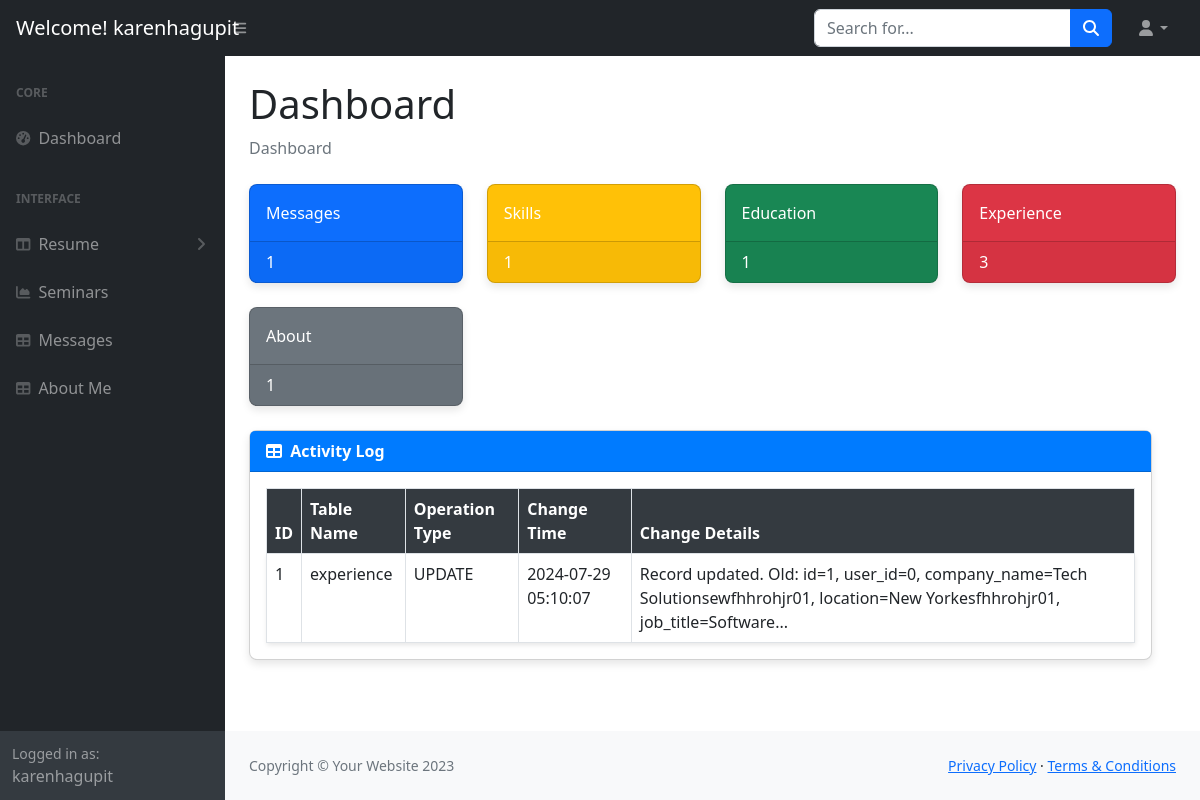
/dashboard/dashboard/dashboard.php (signed in), run on the app's committed database.
### tables this page shows
CREATE TABLE `audit_trail` (
  `id` int(11) NOT NULL,
  `table_name` varchar(255) DEFAULT NULL,
  `operation_type` varchar(255) DEFAULT NULL,
  `change_time` timestamp NOT NULL DEFAULT current_timestamp(),
  `change_details` text DEFAULT NULL
);

### dashboard/dashboard/dashboard.php (the view, shortened to what this page needs)
<?php
$servername = "localhost";
$username_db = "root";
$password_db = "";
$dbname = "karensporfolio";
$conn = new mysqli($servername, $username_db, $password_db, $dbname);
$messageCount = $conn->query("SELECT COUNT(*) as count FROM contact")->fetch_assoc()['count'];
$skillsCount = $conn->query("SELECT COUNT(*) as count FROM skills")->fetch_assoc()['count'];
$educationCount = $conn->query("SELECT COUNT(*) as count FROM education")->fetch_assoc()['count'];
$aboutCount = $conn->query("SELECT COUNT(*) as count FROM about")->fetch_assoc()['count'];
$experienceCount = $conn->query("SELECT COUNT(*) as count FROM experience")->fetch_assoc()['count'];
$auditTrail = $conn->query("SELECT * FROM audit_trail ORDER BY change_time DESC");
function formatChangeDetails($change_details, $word_limit = 10) {
    $details = json_decode($change_details, true);
    if (json_last_error() === JSON_ERROR_NONE) {
        $formatted = "";
        foreach ($details as $key => $value) {
            $formatted .= ucfirst(str_replace('_', ' ', $key)) . ": $value, ";
        }
        $formatted = rtrim($formatted, ', ');
    } else {
        $formatted = $change_details;
    }
    $words = explode(' ', $formatted);
    if (count($words) > $word_limit) {
        $formatted = implode(' ', array_slice($words, 0, $word_limit)) . '...';
    }
    return $formatted;
}
?>
<!DOCTYPE html>
<html lang="en">
<head>
    <link href="https://cdn.jsdelivr.net/npm/simple-datatables@7.1.2/dist/style.min.css" rel="stylesheet" />
    <link href="css/styles.css" rel="stylesheet" />
</head>
<body class="sb-nav-fixed">
    <nav class="sb-topnav navbar navbar-expand navbar-dark bg-dark">
        <a class="navbar-brand ps-3" href="index.html">Welcome! <?php echo htmlspecialchars($_SESSION['user']); ?></a>
        <button class="btn btn-link btn-sm order-1 order-lg-0 me-4 me-lg-0" id="sidebarToggle" href="#!"><i class="fas fa-bars"></i></button>
        <form class="d-none d-md-inline-block form-inline ms-auto me-0 me-md-3 my-2 my-md-0">
            <div class="input-group">
                <input class="form-control" type="text" placeholder="Search for..." aria-label="Search for..." aria-describedby="btnNavbarSearch" />
                <button class="btn btn-primary" id="btnNavbarSearch" type="button"><i class="fas fa-search"></i></button>
            </div>
        </form>
        <ul class="navbar-nav ms-auto ms-md-0 me-3 me-lg-4">
            <li class="nav-item dropdown">
                <a class="nav-link dropdown-toggle" id="navbarDropdown" href="#" role="button" data-bs-toggle="dropdown" aria-expanded="false"><i class="fas fa-user fa-fw"></i></a>
            </li>
        </ul>
    </nav>
    <div id="layoutSidenav">
        <div id="layoutSidenav_nav">
            <nav class="sb-sidenav accordion sb-sidenav-dark" id="sidenavAccordion">
                <div class="sb-sidenav-menu">
                    <div class="nav">
                        <div class="sb-sidenav-menu-heading">Core</div>
                        <a class="nav-link" href="dashboard.php">
                            <div class="sb-nav-link-icon"><i class="fas fa-tachometer-alt"></i></div>
                            Dashboard
                        </a>
                        <div class="sb-sidenav-menu-heading">Interface</div>
                        <a class="nav-link collapsed" href="#" data-bs-toggle="collapse" data-bs-target="#collapseLayouts" aria-expanded="false" aria-controls="collapseLayouts">
                            <div class="sb-nav-link-icon"><i class="fas fa-columns"></i></div>
                            Resume
                            <div class="sb-sidenav-collapse-arrow"><i class="fas fa-angle-down"></i></div>
                        </a>
                        <a class="nav-link" href="dash_seminar.php">
                            <div class="sb-nav-link-icon"><i class="fas fa-chart-area"></i></div>
                            Seminars
                        </a>
                        <a class="nav-link" href="message.php">
                            <div class="sb-nav-link-icon"><i class="fas fa-table"></i></div>
                            Messages
                        </a>
                        <a class="nav-link" href="dash_about.php">
                            <div class="sb-nav-link-icon"><i class="fas fa-table"></i></div>
                            About Me
                        </a>
                    </div>
                </div>
                <div class="sb-sidenav-footer">
                    <div class="small">Logged in as:</div>
                    <?php echo htmlspecialchars($_SESSION['user']); ?>
                </div>
            </nav>
        </div>
        <div id="layoutSidenav_content">
            <main>
                <div class="container-fluid px-4">
                    <h1 class="mt-4">Dashboard</h1>
                    <ol class="breadcrumb mb-4">
                        <li class="breadcrumb-item active">Dashboard</li>
                    </ol>
                    <div class="row">
                        <div class="col-xl-3 col-md-6">
                            <div class="card bg-primary text-white mb-4">
                                <div class="card-body">Messages</div>
                                <div class="card-footer d-flex align-items-center justify-content-between">
                                    <span><?php echo $messageCount; ?></span>
                                </div>
                            </div>
                        </div>
                        <div class="col-xl-3 col-md-6">
                            <div class="card bg-warning text-white mb-4">
                                <div class="card-body">Skills</div>
                                <div class="card-footer d-flex align-items-center justify-content-between">
                                    <span><?php echo $skillsCount; ?></span>
                                </div>
                            </div>
                        </div>
                        <div class="col-xl-3 col-md-6">
                            <div class="card bg-success text-white mb-4">
                                <div class="card-body">Education</div>
                                <div class="card-footer d-flex align-items-center justify-content-between">
                                    <span><?php echo $educationCount; ?></span>
                                </div>
                            </div>
                        </div>
                        <div class="col-xl-3 col-md-6">
                            <div class="card bg-danger text-white mb-4">
                                <div class="card-body">Experience</div>
                                <div class="card-footer d-flex align-items-center justify-content-between">
                                    <span><?php echo $experienceCount; ?></span>
                                </div>
                            </div>
                        </div>
                    </div>
                    <div class="row">
                        <div class="col-xl-3 col-md-6">
                            <div class="card bg-secondary text-white mb-4">
                                <div class="card-body">About</div>
                                <div class="card-footer d-flex align-items-center justify-content-between">
                             <span><?php echo $aboutCount; ?></span>
                                </div>
                            </div>
                        </div>
                    <div class="row">
                        <div class="col-xl-12 col-md-12">
                        <div class="card mb-4">
            <div class="card-header">
                <i class="fas fa-table me-1"></i>
                Activity Log
            </div>
            <div class="card-body">
                <table id="datatablesSimple" class="table table-bordered">
                    <thead>
                        <tr>
                            <th>ID</th>
                            <th>Table Name</th>
                            <th>Operation Type</th>
                            <th>Change Time</th>
                            <th>Change Details</th>
                        </tr>
                    </thead>
                    <tbody>
                        <?php while($row = $auditTrail->fetch_assoc()) { ?>
                            <tr>
                                <td><?php echo htmlspecialchars($row['id']); ?></td>
                                <td><?php echo htmlspecialchars($row['table_name']); ?></td>
                                <td><?php echo htmlspecialchars($row['operation_type']); ?></td>
                                <td><?php echo htmlspecialchars($row['change_time']); ?></td>
                                <td><?php echo htmlspecialchars(formatChangeDetails($row['change_details'])); ?></td>
                            </tr>
                        <?php } ?>
                    </tbody>
                </table>
            </div>
        </div>
                        </div>
                    </div>
                </div>
            </main>
            <footer class="py-4 bg-light mt-auto">
                <div class="container-fluid px-4">
                    <div class="d-flex align-items-center justify-content-between small">
                        <div class="text-muted">Copyright &copy; Your Website 2023</div>
                        <div>
                            <a href="#">Privacy Policy</a>
                            &middot;
                            <a href="#">Terms &amp; Conditions</a>
                        </div>
                    </div>
                </div>
            </footer>
        </div>
    </div>
</body>
</html>

### dashboard/dashboard/dashboard.php (style rules this page uses)
.card { border-radius: 0.5rem; box-shadow: 0 4px 8px rgba(0, 0, 0, 0.1); }
.card-header { background-color: #007bff; color: white; font-weight: bold; }
#datatablesSimple { margin: 0; }
#datatablesSimple tbody tr { transition: background-color 0.3s ease, transform 0.3s ease; }
#datatablesSimple tbody tr { box-shadow: 0 2px 5px rgba(0, 0, 0, 0.1); }
#datatablesSimple thead th { background-color: #343a40; color: white; transition: background-color 0.3s ease; }

### data on the page
audit_trail: id "1", table_name "experience", operation_type "UPDATE", change_time "2024-07-29 05:10:07", change_details "Record updated. Old: id=1, user_id=0, company_name=Tech Solutionsewfhhrohjr01, location=New Yorkesfhhrohjr01, job_title=Software..."

### other printed values
$_SESSION['user'] "karenhagupit"
$messageCount "1"
$skillsCount "1"
$educationCount "1"
$experienceCount "3"
$aboutCount "1"
